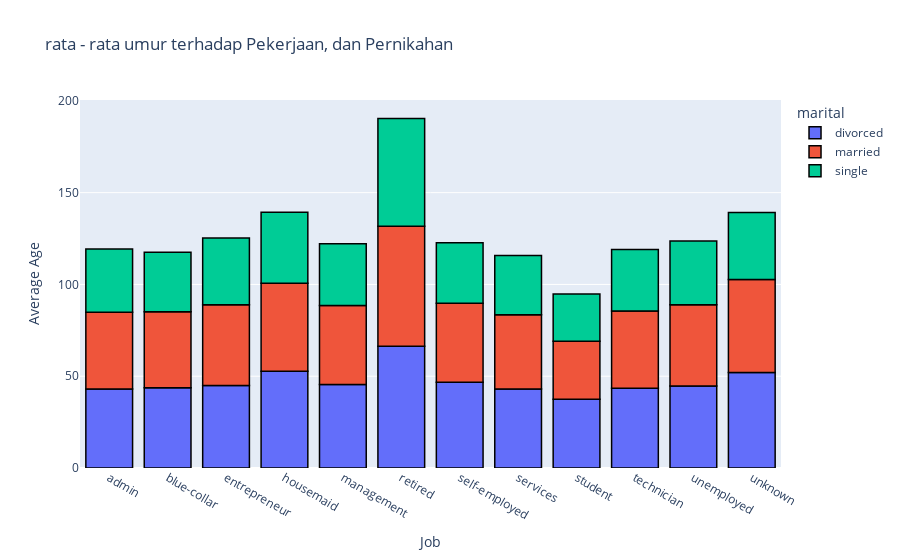

Notebook code for this chart:
### Markdown cell above
### Sebaran Data berdasarkan Pekerjaan, Pernikahan, dan Umur

### Code cell
# melakukan grouping 'job' dan 'marital', menghitung rata2 'age'
df_grouped = df.groupby(['job', 'marital'])['age'].mean().reset_index()

# membuat bar chart
fig = px.bar(df_grouped, x='job', y='age', color='marital',
             title='rata - rata umur terhadap Pekerjaan, dan Pernikahan',
             labels={'job': 'Pekerjaan', 'age': 'rata - rata umur'})

# menentukan layout
fig.update_layout(xaxis_tickangle=30, xaxis_title='Job', yaxis_title='Average Age')
fig.update_traces(marker_line_color='black', marker_line_width=1.5)  # Adding borders to bars

# menampilkan bar chart
fig.show()

### Figure 1 — Plotly figure (JSON) as saved in the notebook; plotly's stock layout.template omitted (floating-point values rounded to 4 significant figures)
{"data": [{"alignmentgroup": "True", "hovertemplate": "marital=divorced<br>Pekerjaan=%{x}<br>rata - rata umur=%{y}<extra></extra>", "legendgroup": "divorced", "marker": {"color": "#636efa", "line": {"color": "black", "width": 1.5}, "pattern": {"shape": ""}}, "name": "divorced", "offsetgroup": "divorced", "orientation": "v", "showlegend": true, "textposition": "auto", "type": "bar", "x": ["admin", "blue-collar", "entrepreneur", "housemaid", "management", "retired", "self-employed", "services", "student", "technician", "unemployed", "unknown"], "xaxis": "x", "y": [42.98, 43.66, 44.93, 52.7, 45.47, 66.29, 46.67, 43.02, 37.5, 43.48, 44.68, 52], "yaxis": "y"}, {"alignmentgroup": "True", "hovertemplate": "marital=married<br>Pekerjaan=%{x}<br>rata - rata umur=%{y}<extra></extra>", "legendgroup": "married", "marker": {"color": "#EF553B", "line": {"color": "black", "width": 1.5}, "pattern": {"shape": ""}}, "name": "married", "offsetgroup": "married", "orientation": "v", "showlegend": true, "textposition": "auto", "type": "bar", "x": ["admin", "blue-collar", "entrepreneur", "housemaid", "management", "retired", "self-employed", "services", "student", "technician", "unemployed", "unknown"], "xaxis": "x", "y": [41.87, 41.46, 43.95, 47.91, 43.05, 65.47, 43.05, 40.43, 31.53, 42.06, 44.2, 50.65], "yaxis": "y"}, {"alignmentgroup": "True", "hovertemplate": "marital=single<br>Pekerjaan=%{x}<br>rata - rata umur=%{y}<extra></extra>", "legendgroup": "single", "marker": {"color": "#00cc96", "line": {"color": "black", "width": 1.5}, "pattern": {"shape": ""}}, "name": "single", "offsetgroup": "single", "orientation": "v", "showlegend": true, "textposition": "auto", "type": "bar", "x": ["admin", "blue-collar", "entrepreneur", "housemaid", "management", "retired", "self-employed", "services", "student", "technician", "unemployed", "unknown"], "xaxis": "x", "y": [34.43, 32.48, 36.46, 38.76, 33.68, 58.69, 32.97, 32.29, 25.8, 33.55, 34.8, 36.53], "yaxis": "y"}], "layout": {"barmode": "relative", "legend": {"title": {"text": "marital"}, "tracegroupgap": 0}, "title": {"text": "rata - rata umur terhadap Pekerjaan, dan Pernikahan"}, "xaxis": {"anchor": "y", "domain": [0, 1], "tickangle": 30, "title": {"text": "Job"}}, "yaxis": {"anchor": "x", "domain": [0, 1], "title": {"text": "Average Age"}}}}
